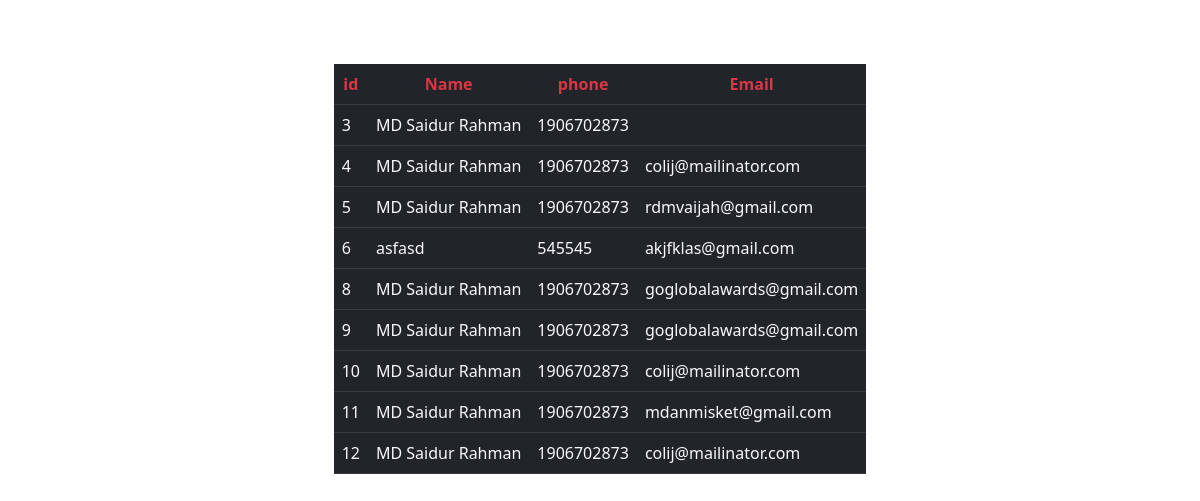
The page /view.php on the database its author committed.
### tables this page shows
CREATE TABLE `student` (
  `id` int(11) NOT NULL,
  `name` varchar(20) DEFAULT NULL,
  `phone` int(11) DEFAULT NULL,
  `email` varchar(50) DEFAULT NULL
);

### view.php (the view, shortened to what this page needs)
<?php
$con = mysqli_connect('localhost', 'root', '', 'login');
?>
<!doctype html>
<html lang="en">
<head>
    <link rel="stylesheet" href="https://cdn.jsdelivr.net/npm/bootstrap@5.2.0-beta1/dist/css/bootstrap.min.css"
>
</head>
<body>
    <div class="container d-flex justify-content-center pt-5 mt-3 ">
        <div class="row">
            <div class="col">
                <?php
                $sql = "SELECT * FROM student";
                $query =  mysqli_query($con, $sql);
                echo "<table class='table table-dark text-light '>
                <tr class='text-danger text-center'>
                    <th>id</th>
                    <th>Name</th>
                    <th>phone</th>
                    <th>Email</th>
                </tr>
                ";
                while ($data = mysqli_fetch_assoc($query)) {
                    $id = $data['id'];
                    $name = $data['name'];
                    $phone = $data['phone'];
                    $email = $data['email'];
                    echo "<tr >
                            <td>$id</td>
                            <td>$name</td>
                            <td>$phone</td>
                            <td>$email</td>
                        </tr>";
                };
                ?>
            </div>
        </div>
</body>
</html>

### rows shown on the page
student: id "3", name "MD Saidur Rahman", phone "1906702873"
student: id "4", name "MD Saidur Rahman", phone "1906702873", email "colij@mailinator.com"
student: id "5", name "MD Saidur Rahman", phone "1906702873", email "rdmvaijah@gmail.com"
student: id "6", name "asfasd", phone "545545", email "akjfklas@gmail.com"
student: id "8", name "MD Saidur Rahman", phone "1906702873", email "goglobalawards@gmail.com"
student: id "9", name "MD Saidur Rahman", phone "1906702873", email "goglobalawards@gmail.com"
student: id "10", name "MD Saidur Rahman", phone "1906702873", email "colij@mailinator.com"
student: id "11", name "MD Saidur Rahman", phone "1906702873", email "mdanmisket@gmail.com"
student: id "12", name "MD Saidur Rahman", phone "1906702873", email "colij@mailinator.com"
